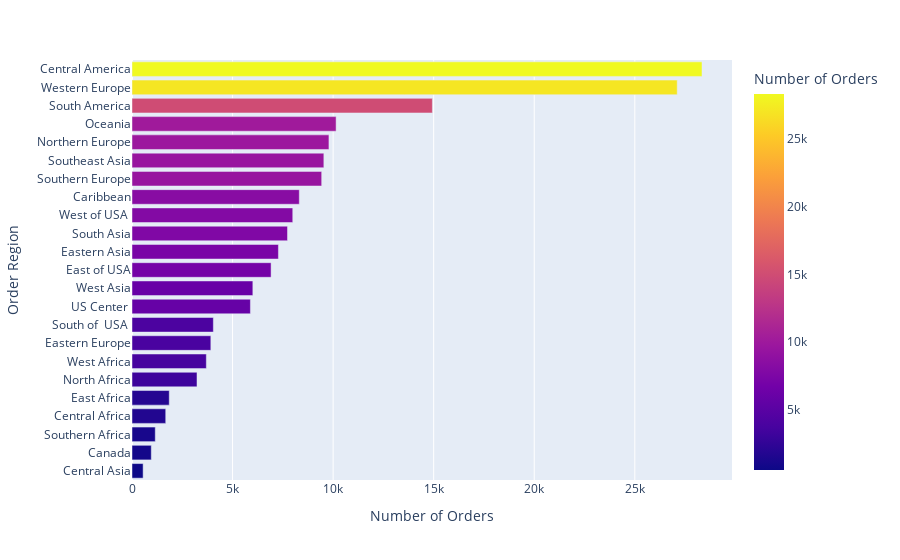

Here is the notebook cell this chart was saved with:
### Code cell
#Geo Features

data_Region=df1.groupby(['Order Region'])['Order Id'].count().reset_index(name='Number of Orders').sort_values(by= 'Number of Orders', ascending= True)
px.bar(data_Region, x='Number of Orders',y = 'Order Region',color ='Number of Orders')

### Figure 1 — Plotly figure (JSON) as saved in the notebook; plotly's stock layout.template omitted (floating-point values rounded to 4 significant figures)
{"data": [{"alignmentgroup": "True", "hovertemplate": "Number of Orders=%{marker.color}<br>Order Region=%{y}<extra></extra>", "legendgroup": "", "marker": {"color": [553, 959, 1157, 1677, 1852, 3232, 3696, 3920, 4045, 5887, 6009, 6915, 7280, 7731, 7993, 8318, 9431, 9539, 9792, 10148, 14935, 27109, 28341], "coloraxis": "coloraxis", "pattern": {"shape": ""}}, "name": "", "offsetgroup": "", "orientation": "h", "showlegend": false, "textposition": "auto", "type": "bar", "x": [553, 959, 1157, 1677, 1852, 3232, 3696, 3920, 4045, 5887, 6009, 6915, 7280, 7731, 7993, 8318, 9431, 9539, 9792, 10148, 14935, 27109, 28341], "xaxis": "x", "y": ["Central Asia", "Canada", "Southern Africa", "Central Africa", "East Africa", "North Africa", "West Africa", "Eastern Europe", "South of  USA ", "US Center ", "West Asia", "East of USA", "Eastern Asia", "South Asia", "West of USA ", "Caribbean", "Southern Europe", "Southeast Asia", "Northern Europe", "Oceania", "South America", "Western Europe", "Central America"], "yaxis": "y"}], "layout": {"barmode": "relative", "coloraxis": {"colorbar": {"title": {"text": "Number of Orders"}}, "colorscale": [[0, "#0d0887"], [0.1111, "#46039f"], [0.2222, "#7201a8"], [0.3333, "#9c179e"], [0.4444, "#bd3786"], [0.5556, "#d8576b"], [0.6667, "#ed7953"], [0.7778, "#fb9f3a"], [0.8889, "#fdca26"], [1, "#f0f921"]]}, "legend": {"tracegroupgap": 0}, "margin": {"t": 60}, "xaxis": {"anchor": "y", "domain": [0, 1], "title": {"text": "Number of Orders"}}, "yaxis": {"anchor": "x", "domain": [0, 1], "title": {"text": "Order Region"}}}}
